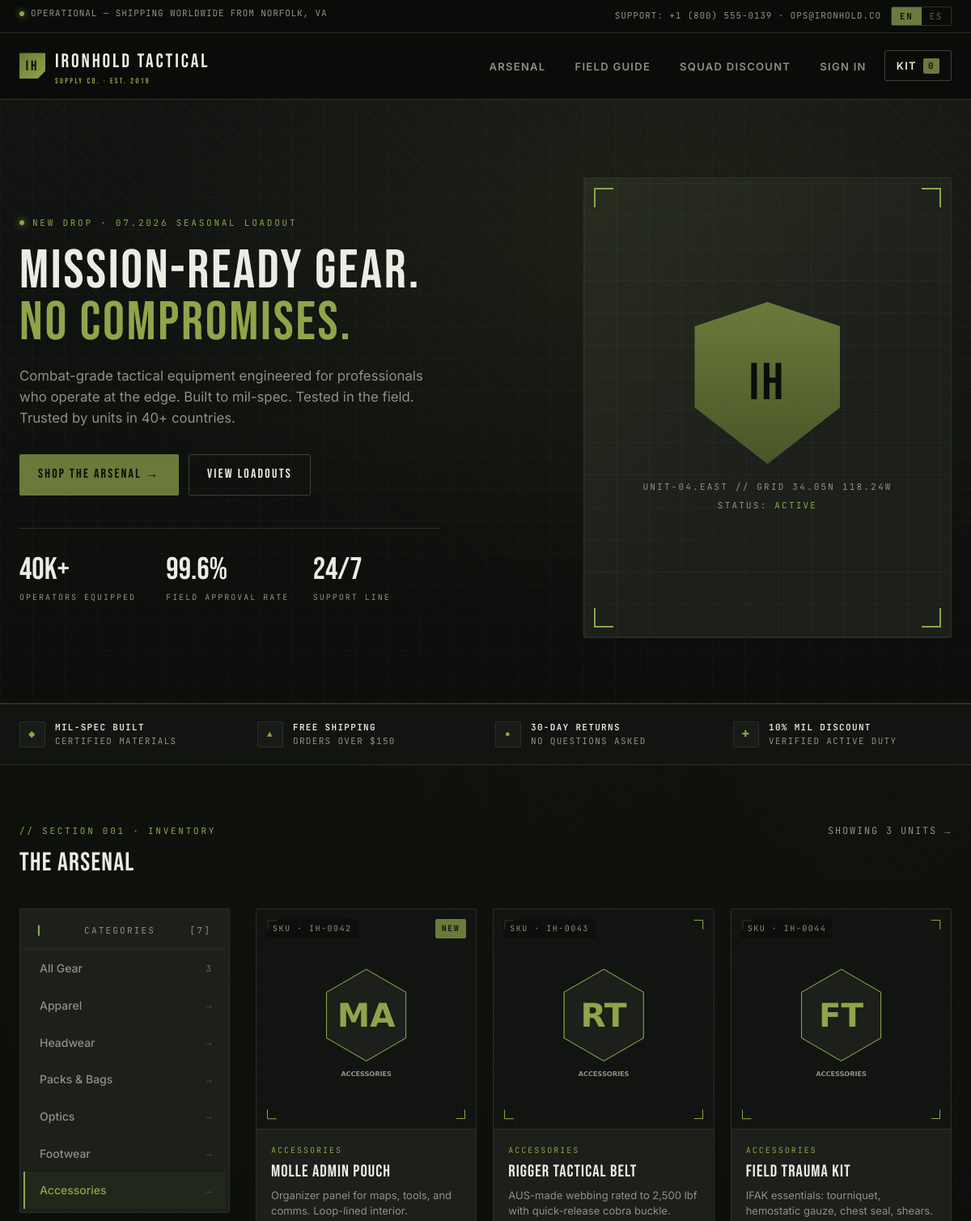
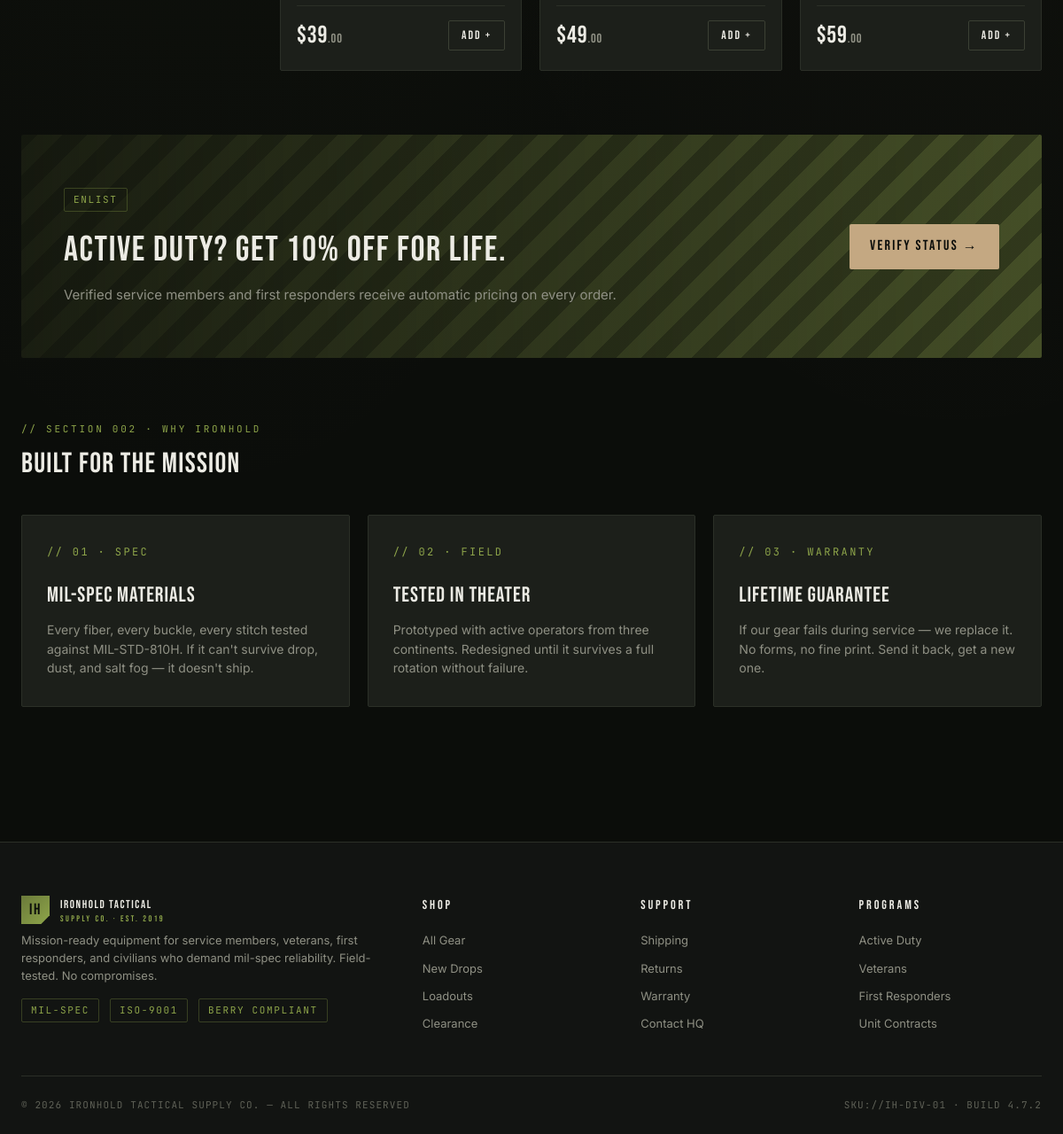
Page /store/?category=21 on the committed database (2 pictures, top to bottom).
### store/models/categories.py (models this page shows, shortened)
class Category(models.Model):
    name = models.CharField(max_length=50)
    @staticmethod
    def get_all_categories():
        return Category.objects.all()

### store/models/products.py (models this page shows, shortened)
class Products(models.Model):
    name = models.CharField(max_length=60)
    price = models.IntegerField(default=0)
    category = models.ForeignKey(Category, on_delete=models.CASCADE, default=1)
    description = models.CharField(
        max_length=250, default='', blank=True, null=True)
    image = models.ImageField(upload_to='uploads/products/')
    @staticmethod
    def get_all_products_by_categoryid(category_id):
        if category_id:
            return Products.objects.filter(category=category_id)
        else:
            return Products.get_all_products()

### store/views/home.py (the view)
# urls.py: path('', include('store.urls')),
def store(request):
    cart = request.session.get('cart')
    if not cart:
        request.session['cart'] = {}
    products = None
    categories = Category.get_all_categories()
    categoryID = request.GET.get('category')
    if categoryID:
        products = Products.get_all_products_by_categoryid(categoryID)
    else:
        products = Products.get_all_products()
    data = {}
    data['products'] = products
    data['categories'] = categories
    print('you are : ', request.session.get('email'))
    return render(request, 'index.html', data)

### store/templates/index.html (shortened to what this page needs)
{% extends 'base.html' %}
{% load i18n %}
{% block content %}
<section class="hero">
    <div class="container">
        <div>
            <div class="hero-tag">
                <span class="dot"></span>
                <span class="txt">{% trans "NEW DROP · 07.2026 SEASONAL LOADOUT" %}</span>
            </div>
            <h1>{% trans "MISSION-READY GEAR." %}<br><span class="accent">{% trans "NO COMPROMISES." %}</span></h1>
            <p class="lede">{% trans "Combat-grade tactical equipment engineered for professionals who operate at the edge. Built to mil-spec. Tested in the field. Trusted by units in 40+ countries." %}</p>
            <div class="hero-cta">
                <a href="#arsenal" class="btn btn-primary">{% trans "Shop the Arsenal" %} →</a>
                <a href="#" class="btn btn-outline">{% trans "View Loadouts" %}</a>
            </div>
            <div class="hero-stats">
                <div>
                    <div class="stat-num">40K+</div>
                    <div class="stat-lbl">{% trans "Operators Equipped" %}</div>
                </div>
                <div>
                    <div class="stat-num">99.6%</div>
                    <div class="stat-lbl">{% trans "Field Approval Rate" %}</div>
                </div>
                <div>
                    <div class="stat-num">24/7</div>
                    <div class="stat-lbl">{% trans "Support Line" %}</div>
                </div>
            </div>
        </div>
        <div class="hero-visual">
            <span class="hero-corner tl"></span><span class="hero-corner tr"></span>
            <span class="hero-corner bl"></span><span class="hero-corner br"></span>
            <div class="hero-visual-content">
                <div class="hero-visual-shield"></div>
                <div class="hero-visual-code">UNIT-04.EAST // GRID 34.05N 118.24W</div>
                <div class="hero-visual-code" style="margin-top:6px;">{% trans "STATUS" %}: <span style="color:var(--olive-hi)">{% trans "ACTIVE" %}</span></div>
            </div>
        </div>
    </div>
</section>
<div class="trust-strip">
    <div class="container">
        <div class="trust-item">
            <div class="trust-icon">◆</div>
            <div><strong>{% trans "MIL-SPEC BUILT" %}</strong><br>{% trans "Certified materials" %}</div>
        </div>
        <div class="trust-item">
            <div class="trust-icon">▲</div>
            <div><strong>{% trans "FREE SHIPPING" %}</strong><br>{% trans "Orders over $150" %}</div>
        </div>
        <div class="trust-item">
            <div class="trust-icon">●</div>
            <div><strong>{% trans "30-DAY RETURNS" %}</strong><br>{% trans "No questions asked" %}</div>
        </div>
        <div class="trust-item">
            <div class="trust-icon">✚</div>
            <div><strong>{% trans "10% MIL DISCOUNT" %}</strong><br>{% trans "Verified active duty" %}</div>
        </div>
    </div>
</div>
<section class="section" id="arsenal">
    <div class="container">
        <div class="section-title">
            <div>
                <span class="lbl">{% trans "// SECTION 001 · INVENTORY" %}</span>
                <h2>{% trans "THE ARSENAL" %}</h2>
            </div>
            <span class="link">{% blocktrans with count=products|length %}SHOWING {{ count }} UNITS →{% endblocktrans %}</span>
        </div>
        <div class="store-layout">
            <aside class="filter-panel">
                <div class="head">
                    <span>{% trans "CATEGORIES" %}</span>
                    <span class="mono">[{{ categories|length|add:1 }}]</span>
                </div>
                {% with current=request.GET.category %}
                <a href="{% url 'store' %}" class="cat-item {% if not current %}active{% endif %}" style="text-decoration:none;">
                    <span>{% trans "All Gear" %}</span>
                    <span class="count">{{ products|length }}</span>
                </a>
                {% for category in categories %}
                    <a href="{% url 'store' %}?category={{ category.id }}"
                       class="cat-item {% if current == category.id|stringformat:'s' %}active{% endif %}"
                       style="text-decoration:none;">
                        <span>{{ category.name }}</span>
                        <span class="count">→</span>
                    </a>
                {% endfor %}
                {% endwith %}
            </aside>
            <div class="product-grid">
                {% for product in products %}
                    <div class="product-card">
                        <div class="product-media">
                            {% if product.image %}
                                <img src="{{ product.image.url }}" alt="{{ product.name }}">
                            {% else %}
                                <span class="placeholder">IH-{{ product.id }}</span>
                            {% endif %}
                            <span class="product-sku">SKU · IH-{{ product.id|stringformat:"04d" }}</span>
                            {% if forloop.counter0|divisibleby:5 %}
                                <span class="product-tag">{% trans "NEW" %}</span>
                            {% endif %}
                        </div>
                        <div class="product-body">
                            <span class="product-cat">{{ product.category.name|default:"UNCATEGORIZED" }}</span>
                            <h3 class="product-name">{{ product.name }}</h3>
                            <p class="product-desc">{{ product.description|default:_("Field-grade equipment engineered for sustained deployment. Rugged. Reliable. Ready.") }}</p>
                            <div class="product-foot">
                                <div class="product-price">
                                    ${{ product.price }}<span class="cents">.00</span>
                                </div>
                                <form action="{% url 'homepage' %}" method="POST" style="margin:0;">
                                    <button type="submit" class="add-btn">{% trans "Add" %} +</button>
                                </form>
                            </div>
                        </div>
                    </div>
                {% endfor %}
            </div>
        </div>
    </div>
</section>
<section class="section" style="padding-top:0;">
    <div class="container">
        <div class="cta-banner">
            <div>
                <span class="mono-tag">{% trans "ENLIST" %}</span>
                <h2 style="margin-top:12px;">{% trans "ACTIVE DUTY? GET 10% OFF FOR LIFE." %}</h2>
                <p>{% trans "Verified service members and first responders receive automatic pricing on every order." %}</p>
            </div>
            <div>
                <a href="{% url 'signup' %}" class="btn btn-tan">{% trans "Verify Status" %} →</a>
            </div>
        </div>
    </div>
</section>
<section class="section" style="padding-top:0;">
    <div class="container">
        <div class="section-title">
            <div>
                <span class="lbl">{% trans "// SECTION 002 · WHY IRONHOLD" %}</span>
                <h2>{% trans "BUILT FOR THE MISSION" %}</h2>
            </div>
        </div>
        <div class="features-grid">
            <div class="feature-card">
                <div class="feature-num">{% trans "// 01 · SPEC" %}</div>
                <h3>{% trans "MIL-SPEC MATERIALS" %}</h3>
                <p>{% trans "Every fiber, every buckle, every stitch tested against MIL-STD-810H. If it can't survive drop, dust, and salt fog — it doesn't ship." %}</p>
            </div>
            <div class="feature-card">
                <div class="feature-num">{% trans "// 02 · FIELD" %}</div>
                <h3>{% trans "TESTED IN THEATER" %}</h3>
                <p>{% trans "Prototyped with active operators from three continents. Redesigned until it survives a full rotation without failure." %}</p>
            </div>
            <div class="feature-card">
                <div class="feature-num">{% trans "// 03 · WARRANTY" %}</div>
                <h3>{% trans "LIFETIME GUARANTEE" %}</h3>
                <p>{% trans "If our gear fails during service — we replace it. No forms, no fine print. Send it back, get a new one." %}</p>
            </div>
        </div>
    </div>
</section>
{% endblock %}

### rows in the picture
Category: name "Apparel"
Category: name "Headwear"
Category: name "Packs & Bags"
Category: name "Optics"
Category: name "Footwear"
Category: name "Accessories"
Products: image (picture), id "0042", category.name "ACCESSORIES", name "MOLLE Admin Pouch", description "Organizer panel for maps, tools, and comms. Loop-lined interior.", price "39"
Products: image (picture), id "0043", category.name "ACCESSORIES", name "Rigger Tactical Belt", description "AUS-made webbing rated to 2,500 lbf with quick-release cobra buckle.", price "49"
Products: image (picture), id "0044", category.name "ACCESSORIES", name "Field Trauma Kit", description "IFAK essentials: tourniquet, hemostatic gauze, chest seal, shears.", price "59"

### other values in the picture
{{ code }} "EN" "ES"
{{ request.session.cart|length|default:0 }} "0"
{{ categories|length|add:1 }} "7"
{{ products|length }} "3"
